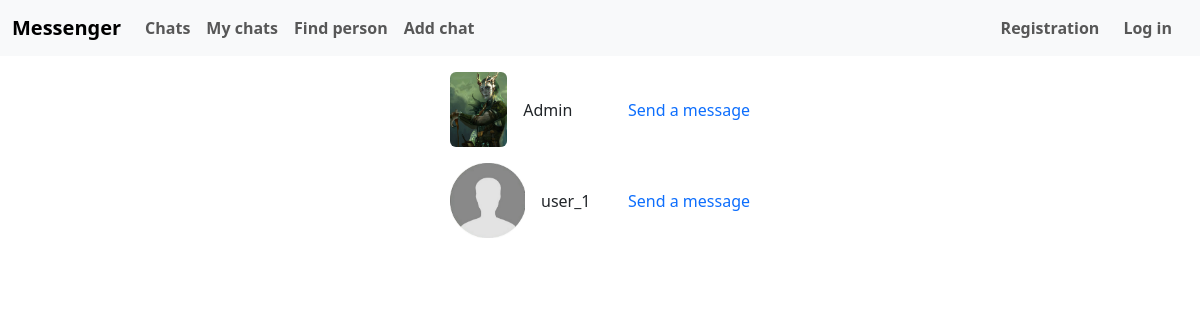
The page /users/users/ on the database its author committed.
### users/models.py (models this page shows)
class User(AbstractUser):
    avatar = models.ImageField(upload_to='avatars/', default=None, blank=True, null=True)

### users/views.py (the view)
# urls.py: path('users/', UserList.as_view(), name='users'),
class UserList(ListView):
    model = User
    template_name = 'users/user_list.html'
    context_object_name = 'users'
    def get_queryset(self):
        return User.objects.exclude(username=self.request.user.username)

### users/templates/users/user_list.html (shortened to what this page needs)
{% extends 'index.html' %}
{% block content %}
<div class="my-3">
{% for user in users %}
<div class="d-flex w-25 mx-auto mb-3" style="height: 75px;">
    {% if user.avatar %}
    <img src="{{ user.avatar.url }}" alt="user's avatar" class="h-100 rounded" style="width: 75px">
    {% else %}
    <img src="/media/avatars/default/default.jpg" alt="default avatar" class="h-100 rounded" style="width: 75px">
    {% endif %}
    <div class="align-self-center ms-3 d-flex w-100 justify-content-between">
        <span>{{ user.username }}</span>
        <a class="link-primary text-decoration-none" href="{% url 'add_personal_chat' %}?to={{ user.pk }}">Send a message</a>
    </div>
</div>
{% endfor %}
</div>
{% endblock content %}

### rows shown on the page
User: avatar (picture), username "Admin"
User: username "user_1"
